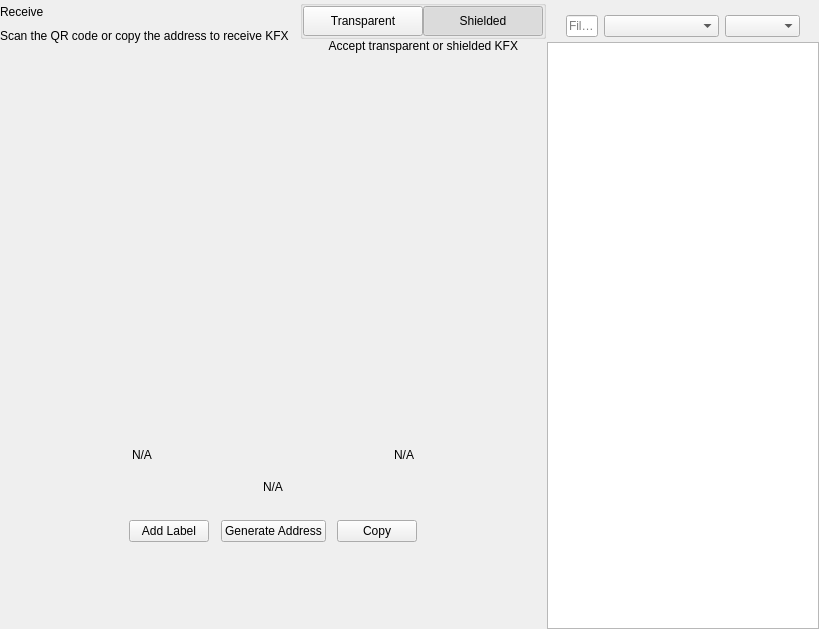
<?xml version="1.0" encoding="UTF-8"?>
<ui version="4.0">
 <class>ReceiveWidget</class>
 <widget class="QWidget" name="ReceiveWidget">
  <property name="geometry">
   <rect>
    <x>0</x>
    <y>0</y>
    <width>819</width>
    <height>629</height>
   </rect>
  </property>
  <property name="minimumSize">
   <size>
    <width>0</width>
    <height>0</height>
   </size>
  </property>
  <property name="windowTitle">
   <string>Form</string>
  </property>
  <layout class="QHBoxLayout" name="horizontalLayout_2" stretch="2,1">
   <property name="spacing">
    <number>0</number>
   </property>
   <property name="leftMargin">
    <number>0</number>
   </property>
   <property name="topMargin">
    <number>0</number>
   </property>
   <property name="rightMargin">
    <number>0</number>
   </property>
   <property name="bottomMargin">
    <number>0</number>
   </property>
   <item>
    <widget class="QWidget" name="left" native="true">
     <layout class="QVBoxLayout" name="verticalLayout_3">
      <property name="leftMargin">
       <number>0</number>
      </property>
      <property name="topMargin">
       <number>0</number>
      </property>
      <property name="rightMargin">
       <number>0</number>
      </property>
      <property name="bottomMargin">
       <number>0</number>
      </property>
      <item>
       <layout class="QVBoxLayout" name="verticalLayout_2">
        <property name="spacing">
         <number>0</number>
        </property>
        <property name="leftMargin">
         <number>0</number>
        </property>
        <item>
         <layout class="QHBoxLayout" name="horizontalLayout_3">
          <property name="spacing">
           <number>0</number>
          </property>
          <item>
           <layout class="QVBoxLayout" name="verticalLayout_4">
            <property name="spacing">
             <number>5</number>
            </property>
            <item>
             <widget class="QLabel" name="labelTitle">
              <property name="text">
               <string>Receive</string>
              </property>
             </widget>
            </item>
            <item alignment="Qt::AlignTop">
             <widget class="QLabel" name="labelSubtitle1">
              <property name="text">
               <string>Scan the QR code or copy the address to receive KFX</string>
              </property>
             </widget>
            </item>
           </layout>
          </item>
          <item>
           <spacer name="horizontalSpacer">
            <property name="orientation">
             <enum>Qt::Horizontal</enum>
            </property>
            <property name="sizeHint" stdset="0">
             <size>
              <width>40</width>
              <height>20</height>
             </size>
            </property>
           </spacer>
          </item>
          <item>
           <widget class="QWidget" name="containerViewPrivacyChecks" native="true">
            <layout class="QVBoxLayout" name="containerPrivacyChecks">
             <property name="spacing">
              <number>0</number>
             </property>
             <property name="leftMargin">
              <number>0</number>
             </property>
             <property name="topMargin">
              <number>0</number>
             </property>
             <property name="rightMargin">
              <number>0</number>
             </property>
             <property name="bottomMargin">
              <number>0</number>
             </property>
             <item alignment="Qt::AlignHCenter|Qt::AlignVCenter">
              <widget class="QGroupBox" name="groupBox">
               <property name="title">
                <string/>
               </property>
               <layout class="QHBoxLayout" name="horizontalLayout_2_1">
                <property name="spacing">
                 <number>0</number>
                </property>
                <property name="leftMargin">
                 <number>0</number>
                </property>
                <property name="topMargin">
                 <number>0</number>
                </property>
                <property name="rightMargin">
                 <number>0</number>
                </property>
                <property name="bottomMargin">
                 <number>0</number>
                </property>
                <item>
                 <widget class="QPushButton" name="pushLeft">
                  <property name="minimumSize">
                   <size>
                    <width>120</width>
                    <height>30</height>
                   </size>
                  </property>
                  <property name="maximumSize">
                   <size>
                    <width>120</width>
                    <height>30</height>
                   </size>
                  </property>
                  <property name="focusPolicy">
                   <enum>Qt::NoFocus</enum>
                  </property>
                  <property name="text">
                   <string>Transparent</string>
                  </property>
                  <property name="checkable">
                   <bool>true</bool>
                  </property>
                  <property name="autoExclusive">
                   <bool>true</bool>
                  </property>
                 </widget>
                </item>
                <item>
                 <widget class="QPushButton" name="pushRight">
                  <property name="minimumSize">
                   <size>
                    <width>120</width>
                    <height>30</height>
                   </size>
                  </property>
                  <property name="maximumSize">
                   <size>
                    <width>120</width>
                    <height>30</height>
                   </size>
                  </property>
                  <property name="focusPolicy">
                   <enum>Qt::NoFocus</enum>
                  </property>
                  <property name="text">
                   <string>Shielded</string>
                  </property>
                  <property name="checkable">
                   <bool>true</bool>
                  </property>
                  <property name="checked">
                   <bool>true</bool>
                  </property>
                  <property name="autoExclusive">
                   <bool>true</bool>
                  </property>
                 </widget>
                </item>
               </layout>
              </widget>
             </item>
             <item alignment="Qt::AlignHCenter|Qt::AlignTop">
              <widget class="QLabel" name="labelSubtitle2">
               <property name="text">
                <string>Accept transparent or shielded KFX</string>
               </property>
               <property name="alignment">
                <set>Qt::AlignRight|Qt::AlignTrailing|Qt::AlignVCenter</set>
               </property>
              </widget>
             </item>
            </layout>
           </widget>
          </item>
         </layout>
        </item>
        <item>
         <spacer name="verticalSpacer_2">
          <property name="orientation">
           <enum>Qt::Vertical</enum>
          </property>
          <property name="sizeType">
           <enum>QSizePolicy::Expanding</enum>
          </property>
          <property name="sizeHint" stdset="0">
           <size>
            <width>20</width>
            <height>50</height>
           </size>
          </property>
         </spacer>
        </item>
        <item alignment="Qt::AlignHCenter">
         <widget class="QWidget" name="layoutQR" native="true">
          <property name="maximumSize">
           <size>
            <width>510</width>
            <height>16777215</height>
           </size>
          </property>
          <layout class="QVBoxLayout" name="verticalLayoutQr">
           <item>
            <spacer name="verticalSpacer11">
             <property name="orientation">
              <enum>Qt::Vertical</enum>
             </property>
             <property name="sizeType">
              <enum>QSizePolicy::Fixed</enum>
             </property>
             <property name="sizeHint" stdset="0">
              <size>
               <width>20</width>
               <height>20</height>
              </size>
             </property>
            </spacer>
           </item>
           <item alignment="Qt::AlignHCenter">
            <widget class="QLabel" name="labelQrImg">
             <property name="minimumSize">
              <size>
               <width>260</width>
               <height>260</height>
              </size>
             </property>
             <property name="maximumSize">
              <size>
               <width>260</width>
               <height>260</height>
              </size>
             </property>
             <property name="text">
              <string/>
             </property>
             <property name="alignment">
              <set>Qt::AlignCenter</set>
             </property>
            </widget>
           </item>
           <item>
            <spacer name="verticalSpacer_21">
             <property name="orientation">
              <enum>Qt::Vertical</enum>
             </property>
             <property name="sizeType">
              <enum>QSizePolicy::Fixed</enum>
             </property>
             <property name="sizeHint" stdset="0">
              <size>
               <width>20</width>
               <height>30</height>
              </size>
             </property>
            </spacer>
           </item>
           <item>
            <widget class="QWidget" name="widget" native="true">
             <property name="minimumSize">
              <size>
               <width>0</width>
               <height>0</height>
              </size>
             </property>
             <layout class="QHBoxLayout" name="horizontalLayout_5">
              <item>
               <widget class="QLabel" name="labelLabel">
                <property name="text">
                 <string notr="true">N/A</string>
                </property>
               </widget>
              </item>
              <item>
               <spacer name="horizontalSpacer_2">
                <property name="orientation">
                 <enum>Qt::Horizontal</enum>
                </property>
                <property name="sizeHint" stdset="0">
                 <size>
                  <width>141</width>
                  <height>20</height>
                 </size>
                </property>
               </spacer>
              </item>
              <item>
               <widget class="QLabel" name="labelDate">
                <property name="text">
                 <string notr="true">N/A</string>
                </property>
                <property name="alignment">
                 <set>Qt::AlignRight|Qt::AlignTrailing|Qt::AlignVCenter</set>
                </property>
               </widget>
              </item>
             </layout>
            </widget>
           </item>
           <item>
            <widget class="QLabel" name="labelAddress">
             <property name="sizePolicy">
              <sizepolicy hsizetype="Expanding" vsizetype="Preferred">
               <horstretch>0</horstretch>
               <verstretch>0</verstretch>
              </sizepolicy>
             </property>
             <property name="minimumSize">
              <size>
               <width>300</width>
               <height>0</height>
              </size>
             </property>
             <property name="text">
              <string notr="true">N/A</string>
             </property>
             <property name="alignment">
              <set>Qt::AlignCenter</set>
             </property>
            </widget>
           </item>
           <item>
            <spacer name="verticalSpacer_4">
             <property name="orientation">
              <enum>Qt::Vertical</enum>
             </property>
             <property name="sizeType">
              <enum>QSizePolicy::Fixed</enum>
             </property>
             <property name="sizeHint" stdset="0">
              <size>
               <width>20</width>
               <height>20</height>
              </size>
             </property>
            </spacer>
           </item>
           <item>
            <layout class="QHBoxLayout" name="horizontalLayout_4">
             <item alignment="Qt::AlignHCenter">
              <widget class="QPushButton" name="pushButtonLabel">
               <property name="focusPolicy">
                <enum>Qt::NoFocus</enum>
               </property>
               <property name="text">
                <string>Add Label</string>
               </property>
              </widget>
             </item>
             <item alignment="Qt::AlignHCenter">
              <widget class="QPushButton" name="pushButtonNewAddress">
               <property name="focusPolicy">
                <enum>Qt::NoFocus</enum>
               </property>
               <property name="text">
                <string>Generate Address</string>
               </property>
              </widget>
             </item>
             <item alignment="Qt::AlignHCenter">
              <widget class="QPushButton" name="pushButtonCopy">
               <property name="focusPolicy">
                <enum>Qt::NoFocus</enum>
               </property>
               <property name="text">
                <string>Copy</string>
               </property>
              </widget>
             </item>
            </layout>
           </item>
           <item>
            <spacer name="verticalSpacer_3">
             <property name="orientation">
              <enum>Qt::Vertical</enum>
             </property>
             <property name="sizeType">
              <enum>QSizePolicy::Expanding</enum>
             </property>
             <property name="sizeHint" stdset="0">
              <size>
               <width>20</width>
               <height>20</height>
              </size>
             </property>
            </spacer>
           </item>
          </layout>
         </widget>
        </item>
        <item>
         <spacer name="verticalSpacer">
          <property name="orientation">
           <enum>Qt::Vertical</enum>
          </property>
          <property name="sizeHint" stdset="0">
           <size>
            <width>20</width>
            <height>40</height>
           </size>
          </property>
         </spacer>
        </item>
       </layout>
      </item>
     </layout>
    </widget>
   </item>
   <item>
    <widget class="QWidget" name="right" native="true">
     <layout class="QVBoxLayout" name="verticalLayout_5">
      <property name="spacing">
       <number>0</number>
      </property>
      <property name="leftMargin">
       <number>1</number>
      </property>
      <property name="topMargin">
       <number>0</number>
      </property>
      <property name="rightMargin">
       <number>0</number>
      </property>
      <property name="bottomMargin">
       <number>0</number>
      </property>
      <item>
       <layout class="QVBoxLayout" name="container_right">
        <property name="spacing">
         <number>0</number>
        </property>
        <property name="leftMargin">
         <number>0</number>
        </property>
        <property name="rightMargin">
         <number>0</number>
        </property>
        <item>
         <layout class="QVBoxLayout" name="verticalLayout">
          <property name="spacing">
           <number>6</number>
          </property>
          <property name="leftMargin">
           <number>19</number>
          </property>
          <property name="rightMargin">
           <number>19</number>
          </property>
          <item>
           <widget class="OptionButton" name="btnRequest" native="true"/>
          </item>
          <item>
           <widget class="OptionButton" name="btnMyAddresses" native="true">
            <property name="sizePolicy">
             <sizepolicy hsizetype="Preferred" vsizetype="Minimum">
              <horstretch>0</horstretch>
              <verstretch>0</verstretch>
             </sizepolicy>
            </property>
           </widget>
          </item>
         </layout>
        </item>
        <item>
         <widget class="QWidget" name="sortWidget" native="true">
          <layout class="QHBoxLayout" name="horizontalLayout_6">
           <property name="leftMargin">
            <number>19</number>
           </property>
           <property name="rightMargin">
            <number>19</number>
           </property>
           <property name="bottomMargin">
            <number>5</number>
           </property>
           <item>
            <widget class="QLineEdit" name="lineEditFilter">
             <property name="sizePolicy">
              <sizepolicy hsizetype="Expanding" vsizetype="Fixed">
               <horstretch>0</horstretch>
               <verstretch>0</verstretch>
              </sizepolicy>
             </property>
             <property name="minimumSize">
              <size>
               <width>0</width>
               <height>0</height>
              </size>
             </property>
             <property name="contextMenuPolicy">
              <enum>Qt::DefaultContextMenu</enum>
             </property>
             <property name="acceptDrops">
              <bool>false</bool>
             </property>
             <property name="maxLength">
              <number>40</number>
             </property>
             <property name="placeholderText">
              <string>Filter</string>
             </property>
            </widget>
           </item>
           <item>
            <spacer name="horizontalSpacer_3">
             <property name="orientation">
              <enum>Qt::Horizontal</enum>
             </property>
             <property name="sizeType">
              <enum>QSizePolicy::Preferred</enum>
             </property>
             <property name="sizeHint" stdset="0">
              <size>
               <width>20</width>
               <height>20</height>
              </size>
             </property>
            </spacer>
           </item>
           <item>
            <widget class="QComboBox" name="comboBoxSort">
             <property name="sizePolicy">
              <sizepolicy hsizetype="Preferred" vsizetype="Fixed">
               <horstretch>0</horstretch>
               <verstretch>0</verstretch>
              </sizepolicy>
             </property>
             <property name="minimumSize">
              <size>
               <width>115</width>
               <height>0</height>
              </size>
             </property>
            </widget>
           </item>
           <item>
            <widget class="QComboBox" name="comboBoxSortOrder">
             <property name="sizePolicy">
              <sizepolicy hsizetype="Preferred" vsizetype="Fixed">
               <horstretch>0</horstretch>
               <verstretch>0</verstretch>
              </sizepolicy>
             </property>
             <property name="minimumSize">
              <size>
               <width>75</width>
               <height>0</height>
              </size>
             </property>
            </widget>
           </item>
          </layout>
          <zorder>comboBoxSort</zorder>
          <zorder>comboBoxSortOrder</zorder>
          <zorder>lineEditFilter</zorder>
         </widget>
        </item>
        <item>
         <widget class="QListView" name="listViewAddress"/>
        </item>
       </layout>
      </item>
     </layout>
    </widget>
   </item>
  </layout>
 </widget>
 <customwidgets>
  <customwidget>
   <class>OptionButton</class>
   <extends>QWidget</extends>
   <header>qt/knoxfs/optionbutton.h</header>
   <container>1</container>
  </customwidget>
 </customwidgets>
 <resources/>
 <connections/>
</ui>
